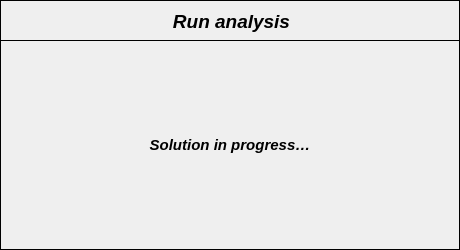
<?xml version="1.0" encoding="UTF-8"?>
<ui version="4.0">
 <class>Form</class>
 <widget class="QWidget" name="Form">
  <property name="geometry">
   <rect>
    <x>0</x>
    <y>0</y>
    <width>460</width>
    <height>250</height>
   </rect>
  </property>
  <property name="windowTitle">
   <string>Form</string>
  </property>
  <widget class="QFrame" name="frame">
   <property name="geometry">
    <rect>
     <x>0</x>
     <y>0</y>
     <width>460</width>
     <height>41</height>
    </rect>
   </property>
   <property name="minimumSize">
    <size>
     <width>460</width>
     <height>0</height>
    </size>
   </property>
   <property name="maximumSize">
    <size>
     <width>460</width>
     <height>16777215</height>
    </size>
   </property>
   <property name="frameShape">
    <enum>QFrame::Box</enum>
   </property>
   <property name="frameShadow">
    <enum>QFrame::Plain</enum>
   </property>
   <property name="lineWidth">
    <number>1</number>
   </property>
   <widget class="QLabel" name="label">
    <property name="geometry">
     <rect>
      <x>86</x>
      <y>8</y>
      <width>291</width>
      <height>27</height>
     </rect>
    </property>
    <property name="font">
     <font>
      <family>Arial</family>
      <pointsize>14</pointsize>
      <weight>75</weight>
      <italic>true</italic>
      <bold>true</bold>
     </font>
    </property>
    <property name="text">
     <string>Run analysis</string>
    </property>
    <property name="textFormat">
     <enum>Qt::AutoText</enum>
    </property>
    <property name="alignment">
     <set>Qt::AlignCenter</set>
    </property>
   </widget>
  </widget>
  <widget class="QFrame" name="frame_2">
   <property name="geometry">
    <rect>
     <x>0</x>
     <y>40</y>
     <width>460</width>
     <height>210</height>
    </rect>
   </property>
   <property name="minimumSize">
    <size>
     <width>460</width>
     <height>140</height>
    </size>
   </property>
   <property name="maximumSize">
    <size>
     <width>140</width>
     <height>16777215</height>
    </size>
   </property>
   <property name="frameShape">
    <enum>QFrame::Box</enum>
   </property>
   <property name="frameShadow">
    <enum>QFrame::Plain</enum>
   </property>
   <widget class="QLabel" name="label_title">
    <property name="geometry">
     <rect>
      <x>6</x>
      <y>4</y>
      <width>448</width>
      <height>202</height>
     </rect>
    </property>
    <property name="font">
     <font>
      <family>Arial</family>
      <pointsize>11</pointsize>
      <weight>75</weight>
      <italic>true</italic>
      <bold>true</bold>
     </font>
    </property>
    <property name="text">
     <string>Solution in progress…</string>
    </property>
    <property name="alignment">
     <set>Qt::AlignCenter</set>
    </property>
   </widget>
  </widget>
 </widget>
 <resources/>
 <connections/>
</ui>
